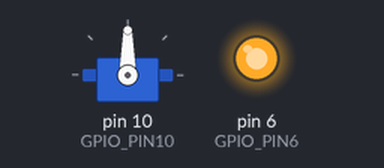
Simulated run of this sketch. Board: Arduino Uno, built with avr-gcc and run on an emulated ATmega328P. Shown: servo, output pins drawn as LEDs (lit = HIGH).

Above: at 0.05 s.
At 1.8 s:
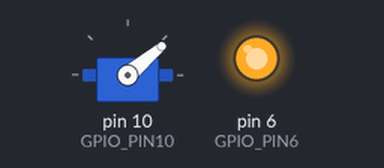
At 3.0 s:
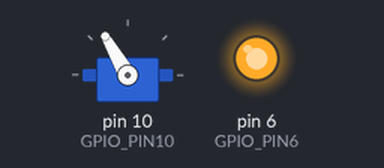
At 4.2 s:
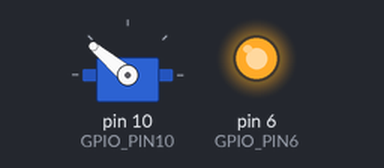
Timing chart, 0 to 5.3 s (numbered marks = the images above):
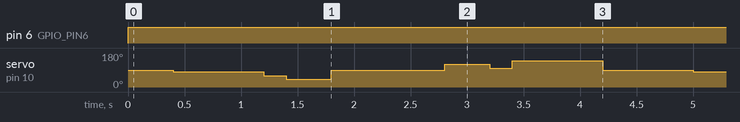

The sketch:

Moving_eye_project.ino
```cpp
/*
 * File:   moving_eye.ino
 * Author: mohamed olwi
 * Created on 02 July 2024, 05:45:07 AM
 */

#include "Moving_eye.h"

void setup()
{
    myservo.attach(servo_signal_pin);
    pinMode(led_pin, OUTPUT);
}

void loop()
{
    run_app();
}
```

moving_eye.cpp
```cpp
/*
 * File:   moving_eye.cpp
 * Author: mohamed olwi
 * Created on 02 July 2024, 05:45:07 AM
 */
#include "Moving_eye.h"

/*----------------------Global Variables-----------------*/
Servo myservo;
const int servo_signal_pin = GPIO_PIN10;
const int led_pin = GPIO_PIN6;
int index = ZERO_INIT;
const int d[] = {500, 400, 200, 800, 400}; /*Delay at each index*/
/*----------------------Function Definition--------------*/

/**
 * @brief run the application
 */
void run_app()
{
  led_run();
  delay_at_right();
  delay_at_left();
}

/**
 * @brief Make the servo have a delay while rotating clockwise
 */
void delay_at_right()
{
  const int pos[] = {90, 40, 60, 80, 90};
  const int pos_size = 5;

  for (index = pos_size - 1; index >= 0; index--)
  {
    myservo.write(pos[index]);
    delay(d[index]);
  }
}

/**
 * @brief Make the servo have a delay while rotating anticlockwise
 */
void delay_at_left()
{
  const int pos[] = {90, 120, 100, 140, 90};
  const int pos_size = 5;

  for (index = ZERO_INIT; index < pos_size; index++)
  {
    myservo.write(pos[index]);
    delay(d[index]);
  }
}

/**
 * @brief run the led that is connected on pin6
 */
void led_run()
{
  digitalWrite(led_pin, HIGH);
}
                                                                                               
```

moving_eye.h
```cpp
/*
 * File:   moving_eye.h
 * Author: mohamed olwi
 * Created on 02 July 2024, 05:45:07 AM
 */
#ifndef MOVING_EYE_H
#define MOVING_EYE_H
/*----------------------Include Dirs---------------------*/
#include <Arduino.h>
#include <Servo.h>
/*----------------------Macros---------------------------*/
#define GPIO_PIN0           0
#define GPIO_PIN1           1
#define GPIO_PIN2           2
#define GPIO_PIN3           3
#define GPIO_PIN4           4
#define GPIO_PIN5           5
#define GPIO_PIN6           6
#define GPIO_PIN7           7
#define GPIO_PIN8           8
#define GPIO_PIN9           9
#define GPIO_PIN10          10

#define ZERO_INIT           0x00
/*----------------------Datatypes------------------------*/
extern Servo myservo;
extern const int servo_signal_pin;
extern const int led_pin;
extern int index;
/*----------------------Function Prototypes--------------*/

/**
 * @brief run the application by checking if the switch is on
 */
void run_app();

/**
 * @brief check if the switch between pin2 and pin3 is on
 */
void check_switch();

/**
 * @brief Make the servo have a delay while rotating clockwise
 */
void delay_at_right();

/**
 * @brief Make the servo have a delay while rotating anticlockwise
 */
void delay_at_left();

/**
 * @brief run the led that is connected on pin6
 */
void led_run();


#endif /*Moving_eye.h*/
```

Measured:
- by itself, pin 6 (GPIO_PIN6): LOW → HIGH at 0.00 s
- by itself, servo on pin 10 (GPIO_PIN10): repeats every 4.6 s: 60° 0.20 s, 40° 0.40 s, 90° 1.0 s, 120° 0.40 s, 100° 0.20 s, 140° 0.80 s, 90° 0.80 s, 80° 0.80 s
